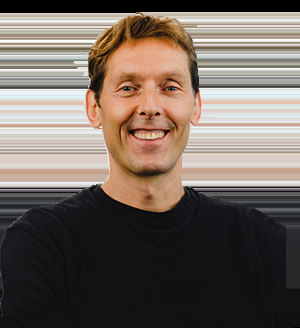
%> input picture a.png, 300 x 328 px
$ octave Main.m   (GNU Octave 9; MATLAB toolbox functions it lacks are replaced by stand-ins)
%> lines starting %> are read from the running program, lines starting %| are printed output that depends on the picture
clc;
clear all;
FDetect = vision.CascadeObjectDetector;
I = imread('a.png');
%> I is the input picture: size 328x300x3 uint8; mean R, G, B 114.8, 103.4, 95.4
I2 = imread('b.jpg');
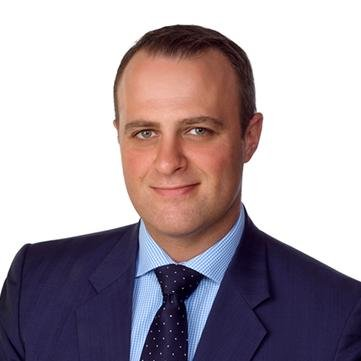
%> input picture b.jpg, 361 x 361 px
%> I2 is the input picture: size 361x361x3 uint8; mean R, G, B 169.6, 158, 165.6
AA = step(FDetect,I2);
%> AA = [103 80 139 139]
BB = step(FDetect,I);
%> BB = [92 43 115 115]
figure,
imshow(I); hold on


for i = 1:size(BB,1)
     rectangle('Position',BB(i,:),'LineWidth',5,'LineStyle','-','EdgeColor','r');
     cutImg =  imcrop(I, BB(i,:));


end
%> this loop made 1 pass
%> pass 1, `cutImg =  imcrop(I, BB(i,:));`:
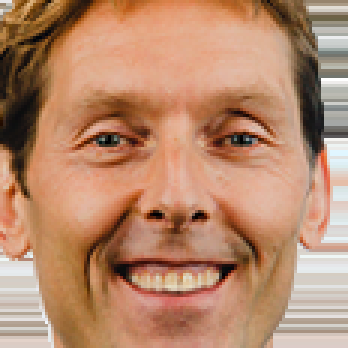
%> cutImg: size 116x116x3 uint8 (shown 3 times larger); mean R, G, B 183.3, 136.7, 107.9
for i2 = 1:size(AA,1)
    rectangle('Position',BB(i,:),'LineWidth',5,'LineStyle','-','EdgeColor','r');
     cutImg2 =  imcrop(I2, AA(i2,:));


end
%> this loop made 1 pass
%> pass 1, `cutImg2 =  imcrop(I2, AA(i2,:));`:
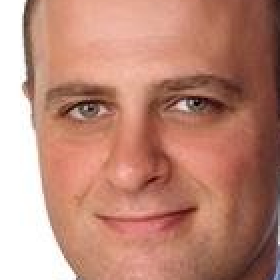
%> cutImg2: size 140x140x3 uint8 (shown 2 times larger); mean R, G, B 188.7, 136.8, 120.2

h = subimage(70,30,cutImg2);

title('Face Cropped');
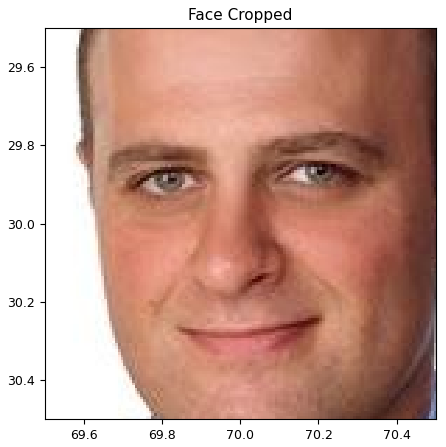
%> figure redrawn from the program's plot data
hold off;
